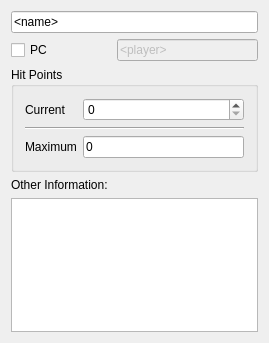
<?xml version="1.0" encoding="UTF-8"?>
<ui version="4.0">
 <class>CombatantWidget</class>
 <widget class="QWidget" name="CombatantWidget">
  <property name="geometry">
   <rect>
    <x>0</x>
    <y>0</y>
    <width>269</width>
    <height>343</height>
   </rect>
  </property>
  <property name="windowTitle">
   <string>CombatantWidget</string>
  </property>
  <layout class="QGridLayout" name="gridLayout">
   <item row="0" column="0" colspan="2">
    <widget class="QLineEdit" name="nameEdit">
     <property name="enabled">
      <bool>true</bool>
     </property>
     <property name="text">
      <string>&lt;name&gt;</string>
     </property>
    </widget>
   </item>
   <item row="1" column="0">
    <widget class="QCheckBox" name="isPlayerCheckBox">
     <property name="text">
      <string>PC</string>
     </property>
    </widget>
   </item>
   <item row="1" column="1">
    <widget class="QLineEdit" name="playerEdit">
     <property name="enabled">
      <bool>false</bool>
     </property>
     <property name="text">
      <string>&lt;player&gt;</string>
     </property>
    </widget>
   </item>
   <item row="2" column="0" colspan="2">
    <widget class="QGroupBox" name="hpGroupBox">
     <property name="title">
      <string>Hit Points</string>
     </property>
     <layout class="QFormLayout" name="formLayout">
      <item row="0" column="0">
       <widget class="QLabel" name="curHPLabel">
        <property name="text">
         <string>Current</string>
        </property>
        <property name="buddy">
         <cstring>curHPSpinBox</cstring>
        </property>
       </widget>
      </item>
      <item row="0" column="1">
       <widget class="QSpinBox" name="curHPSpinBox"/>
      </item>
      <item row="2" column="0">
       <widget class="QLabel" name="maxHPLabel">
        <property name="text">
         <string>Maximum</string>
        </property>
        <property name="buddy">
         <cstring>maxHPEdit</cstring>
        </property>
       </widget>
      </item>
      <item row="2" column="1">
       <widget class="QLineEdit" name="maxHPEdit">
        <property name="enabled">
         <bool>true</bool>
        </property>
        <property name="text">
         <string>0</string>
        </property>
       </widget>
      </item>
      <item row="1" column="0" colspan="2">
       <widget class="Line" name="line">
        <property name="orientation">
         <enum>Qt::Horizontal</enum>
        </property>
       </widget>
      </item>
     </layout>
    </widget>
   </item>
   <item row="3" column="0">
    <widget class="QLabel" name="otherInfoLabel">
     <property name="text">
      <string>Other Information: </string>
     </property>
     <property name="buddy">
      <cstring>otherInfoEdit</cstring>
     </property>
    </widget>
   </item>
   <item row="4" column="0" colspan="2">
    <widget class="QTextEdit" name="otherInfoEdit"/>
   </item>
  </layout>
 </widget>
 <layoutdefault spacing="6" margin="11"/>
 <resources/>
 <connections>
  <connection>
   <sender>isPlayerCheckBox</sender>
   <signal>toggled(bool)</signal>
   <receiver>playerEdit</receiver>
   <slot>setEnabled(bool)</slot>
   <hints>
    <hint type="sourcelabel">
     <x>121</x>
     <y>16</y>
    </hint>
    <hint type="destinationlabel">
     <x>198</x>
     <y>21</y>
    </hint>
   </hints>
  </connection>
 </connections>
</ui>
